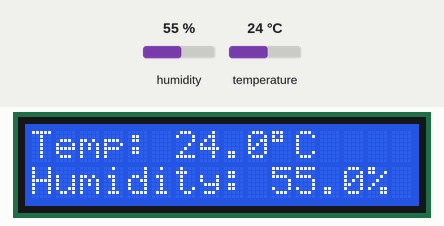
The sketch below on a simulated Arduino Uno, built with avr-gcc and run on an emulated ATmega328P. Shown: 16×2 character LCD. The inputs (shaded band) are chosen by the test bench; at power-on: humidity 55 %, temperature 24 °C. What the sketch prints to the serial monitor is not drawn.

Above: at 3.2 s.
3.3 s: humidity set to 22 %
At 5.3 s:
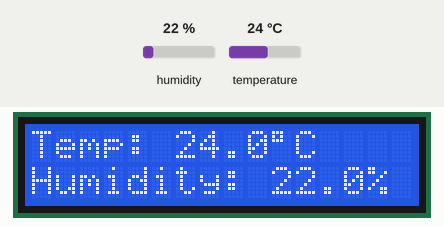
6.0 s: temperature set to 12 °C
At 7.6 s:
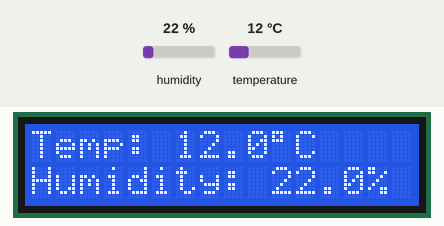
8.7 s: humidity set to 40 %
At 11.0 s:
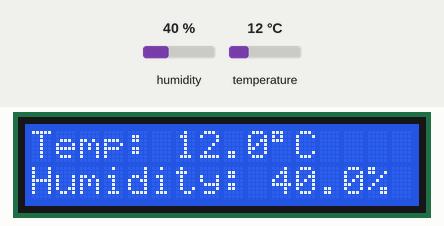
11.8 s: temperature set to 19 °C
At 13.4 s:
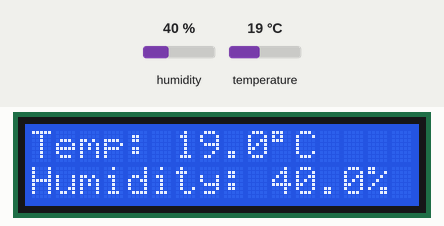
Timing chart, 0 to 14.9 s (numbered marks = the images above; inputs shaded):
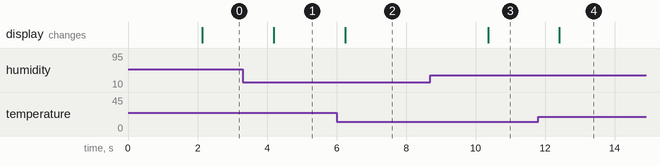

The sketch:

smart_environment_monitor.ino
```cpp
#include <DHT.h>
#include <Wire.h>
#include <LiquidCrystal_I2C.h>

#define DHT_PIN 2
#define DHT_TYPE DHT11

DHT dht(DHT_PIN, DHT_TYPE);
LiquidCrystal_I2C lcd(0x27, 16, 2);

void setup() {
  Serial.begin(9600);

  dht.begin();

  lcd.init();
  lcd.backlight();

  lcd.setCursor(0, 0);
  lcd.print("Environment");
  lcd.setCursor(0, 1);
  lcd.print("Monitor");

  delay(2000);
  lcd.clear();
}

void loop() {
  float humidity = dht.readHumidity();
  float temperature = dht.readTemperature();

  if (isnan(humidity) || isnan(temperature)) {
    lcd.clear();
    lcd.setCursor(0, 0);
    lcd.print("Sensor Error");

    Serial.println("Failed to read DHT11");

    delay(2000);
    return;
  }

  Serial.print("Temperature: ");
  Serial.print(temperature);
  Serial.println(" C");

  Serial.print("Humidity: ");
  Serial.print(humidity);
  Serial.println(" %");

  lcd.clear();

  lcd.setCursor(0, 0);
  lcd.print("Temp: ");
  lcd.print(temperature, 1);
  lcd.print((char)223);
  lcd.print("C");

  lcd.setCursor(0, 1);
  lcd.print("Humidity: ");
  lcd.print(humidity, 1);
  lcd.print("%");

  delay(2000);
}
```

Measured:
- after the input at 3.3 s, the display: changes after 0.89 s (image 1)
- after the input at 6.0 s, the display: changes after 0.25 s (image 2)
- after the input at 8.7 s, the display: changes after 1.7 s (image 3)
- after the input at 11.8 s, the display: changes after 0.61 s (image 4)
